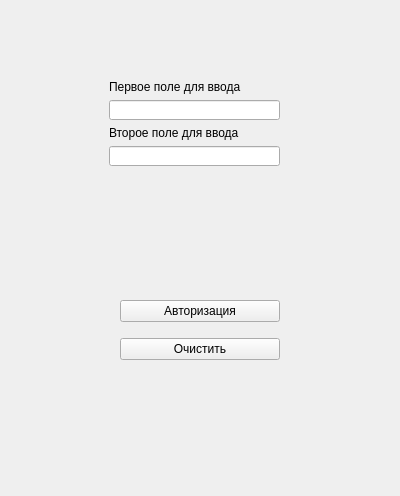
<?xml version="1.0" encoding="UTF-8"?>
<ui version="4.0">
 <class>Form</class>
 <widget class="QWidget" name="Form">
  <property name="geometry">
   <rect>
    <x>0</x>
    <y>0</y>
    <width>400</width>
    <height>496</height>
   </rect>
  </property>
  <property name="windowTitle">
   <string>Form</string>
  </property>
  <widget class="QWidget" name="verticalLayoutWidget">
   <property name="geometry">
    <rect>
     <x>109</x>
     <y>80</y>
     <width>171</width>
     <height>86</height>
    </rect>
   </property>
   <layout class="QVBoxLayout" name="verticalLayout">
    <item>
     <widget class="QLabel" name="label">
      <property name="text">
       <string>Первое поле для ввода</string>
      </property>
     </widget>
    </item>
    <item>
     <widget class="QLineEdit" name="lineEdit">
      <property name="tabletTracking">
       <bool>false</bool>
      </property>
      <property name="statusTip">
       <string/>
      </property>
     </widget>
    </item>
    <item>
     <widget class="QLabel" name="label_2">
      <property name="text">
       <string>Второе поле для ввода</string>
      </property>
     </widget>
    </item>
    <item>
     <widget class="QLineEdit" name="lineEdit_2"/>
    </item>
   </layout>
  </widget>
  <widget class="QWidget" name="verticalLayoutWidget_2">
   <property name="geometry">
    <rect>
     <x>120</x>
     <y>290</y>
     <width>160</width>
     <height>80</height>
    </rect>
   </property>
   <layout class="QVBoxLayout" name="verticalLayout_2">
    <item>
     <widget class="QPushButton" name="pushButton">
      <property name="text">
       <string>Авторизация</string>
      </property>
     </widget>
    </item>
    <item>
     <widget class="QPushButton" name="pushButton_2">
      <property name="text">
       <string>Очистить</string>
      </property>
     </widget>
    </item>
   </layout>
  </widget>
 </widget>
 <resources/>
 <connections/>
</ui>
